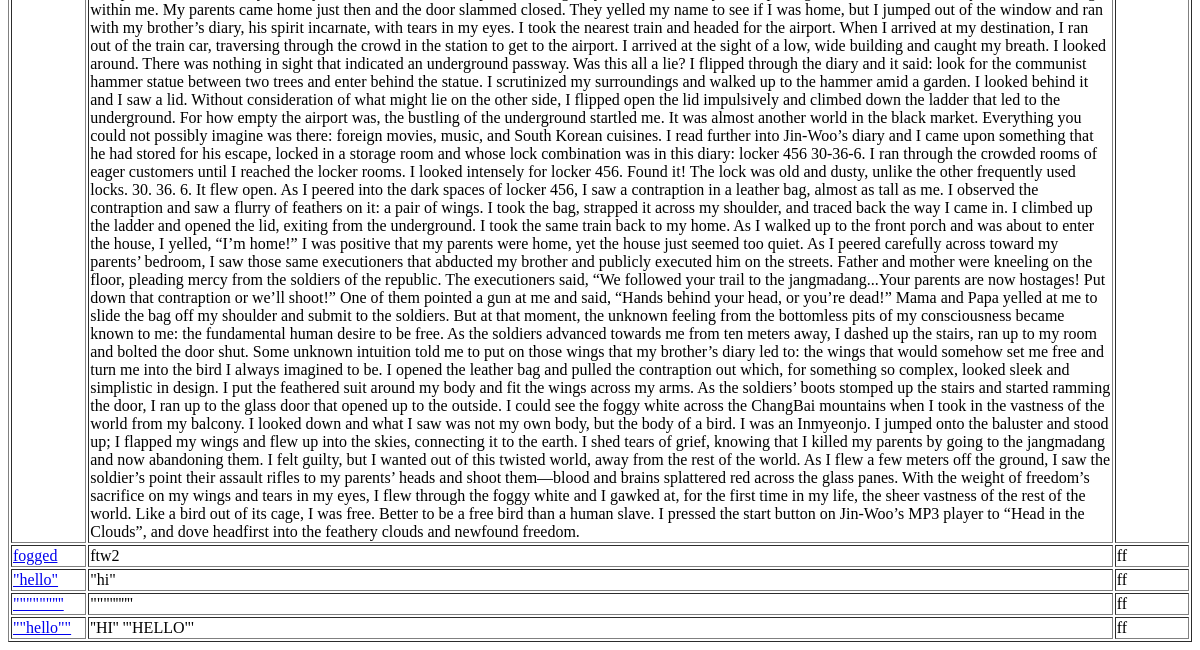
Page /stories (signed in, lower part) on the earlier database version.
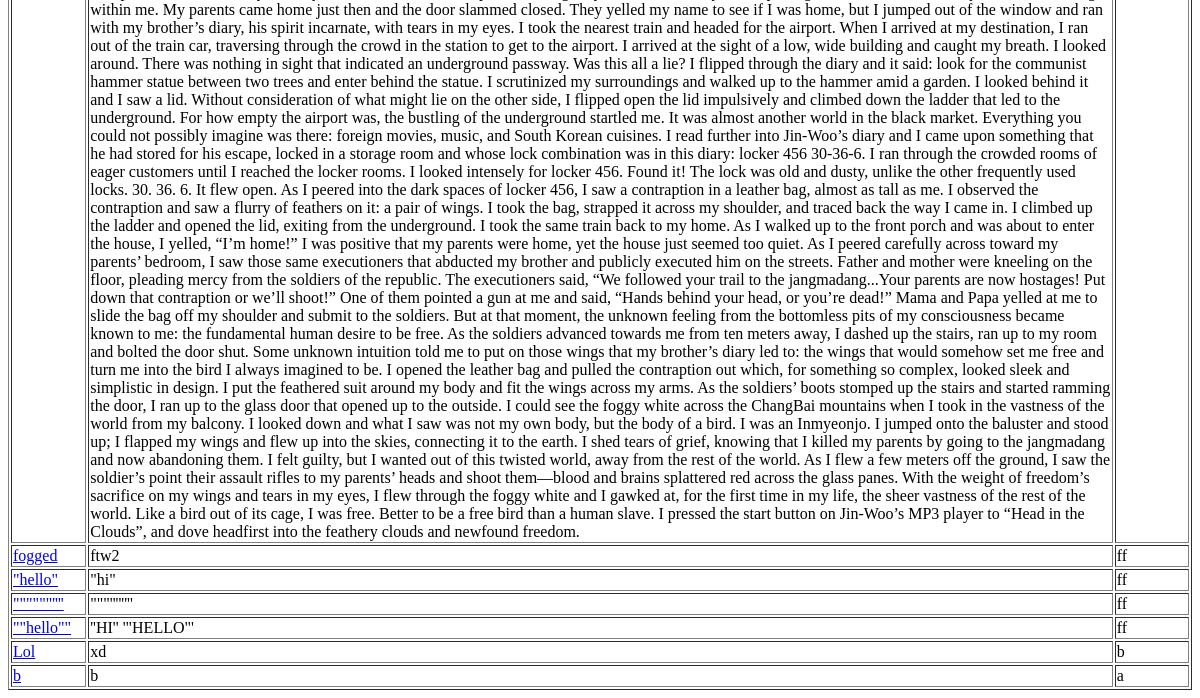
Same page on the later database version.
### tables this page shows
CREATE TABLE storyUpdates(title TEXT, addition TEXT, user TEXT, timestamp TEXT);

### __init__.py (the view)
@app.route("/stories")
def stories():
    if 'user' in session: #checks that a user is logged into a session
        stories = db_ops.viewStories() #method returns list of updates to a story, each update consisting of the title, content, and author.
        return render_template("stories.html", stories=stories)
    flash("You must log in first before you can view the stories!")
    return redirect(url_for('home'))

### utl/db_ops.py (called while the page is built)
def viewStories():
    db = sqlite3.connect(DB_FILE) #open if file exists, otherwise create
    c = db.cursor()               #facilitate db ops
    titles = []
    c.execute("SELECT * FROM stories")
    for row in c:
        titles.append(row[0])
    latestUpdates = []
    for title in titles:
        c.execute(
        """
            SELECT * FROM storyUpdates
            WHERE title = (?)
            ORDER BY timestamp DESC
        """, (title,)
        )
        update = c.fetchone() #fetches the latest update of this specific story (possible because c is ordered by timestamp in descending order)
        arr = []
        arr.append(str(update[0])) #title
        arr.append(str(update[1])) #content
        arr.append(str(update[2])) #author
        latestUpdates.append(arr) #yes, that's a 2D list
    db.close()  #close database
    return latestUpdates #returns a 2D list

### templates/stories.html (shortened to what this page needs)
{% extends "welcome.html" %}
{% block content %}
<br><br>
  <table border="1">
    {% for story in stories %}
      <tr>
        <td align="left"> <a href="../stories/{{ story[0] }}"> {{ story[0] }} </a> </td>
        <td align="left"> {{ story[1] }} </td>
        <td align="left"> {{ story[2] }} </td>
      </tr>
    {% endfor %}
  </table>
{% endblock %}

### templates/welcome.html (shortened to what this page needs)
<!DOCTYPE html>
<html>
<head>
</head>
<body>
  {% set msgs = get_flashed_messages() %}
  <br>
  {% block content %}{% endblock %}
</body>
</html>

Differences in the rows shown:
added storyUpdates: title "Lol", addition "xd", user "b"
added storyUpdates: title "b", addition "b", user "a"
